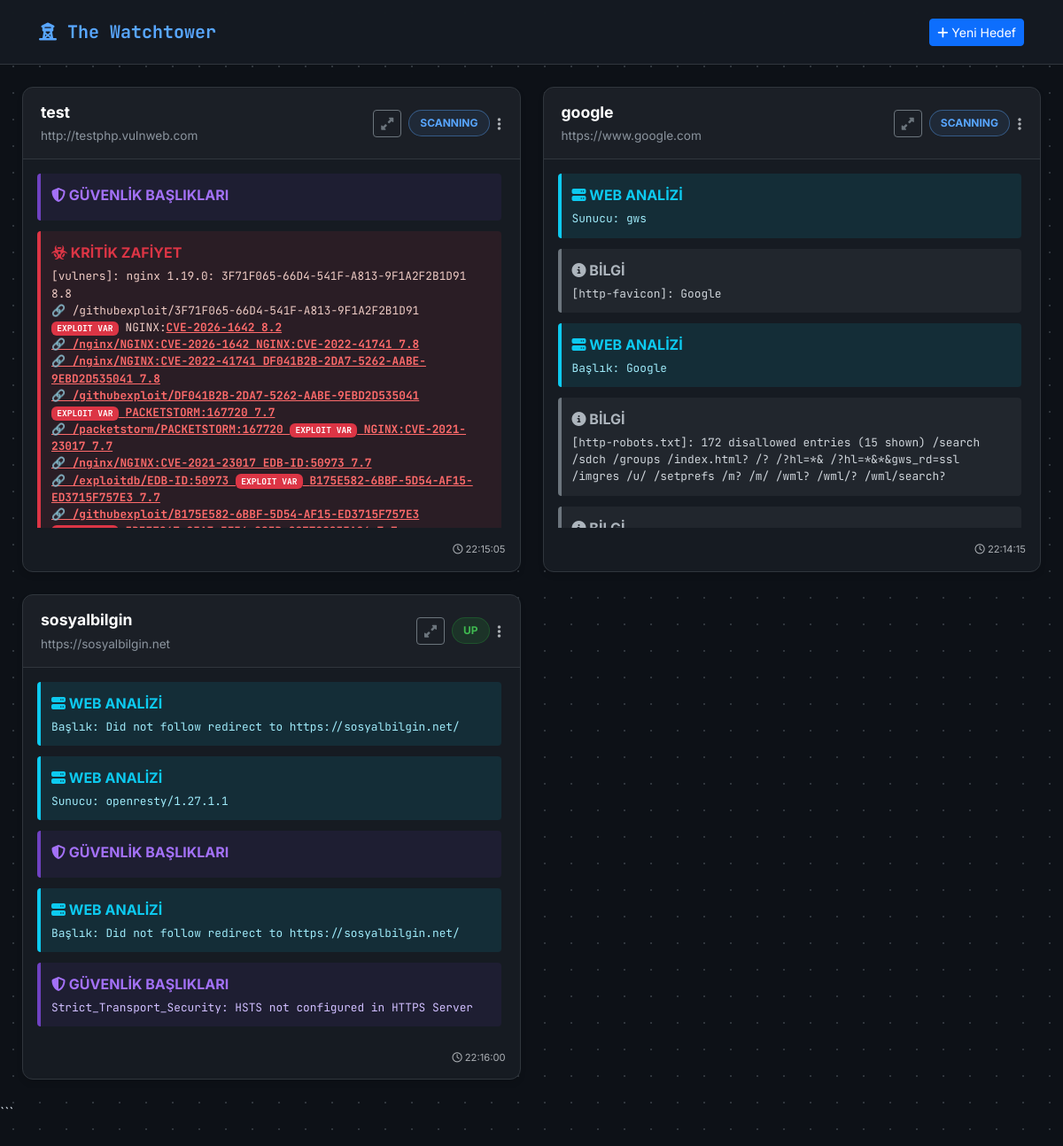
The page / on the database its author committed.
### modules/models.py (models this page shows)
class Target(SQLModel, table=True): # Veritabanı tablosu
    id: Optional[int] = Field(default=None, primary_key=True)
    name: str
    url: str
    interval: int = Field(default=60)
    status: str = Field(default="Bekleniyor") # UP, DOWN
    ssl_days: Optional[int] = Field(default=None) # Ssl sertifika kalan gün sayısı
    open_ports: Optional[str] = Field(default=None) # açık portlar
    vulns: Optional[str] = Field(default=None) # Bulunan zafiyetleri buraya yazacağız
    service_details: Optional[str] = Field(default=None) # Örn: "Apache 2.4.41 (Ubuntu)"
    last_check: Optional[datetime] = Field(default=None) # Son kontrol zamanı
    last_error: Optional[str] = Field(default=None) # Son hata mesajı

### main.py (the view)
@app.get("/", response_class=HTMLResponse)
async def read_dashboard(request: Request, db: Session = Depends(get_session)):
    targets = db.exec(select(Target)).all()
    context = {
        "request": request,
        "app_name": "The Watchtower",
        "targets": targets
    }
    return templates.TemplateResponse("dashboard.html", context)

### app/templates/dashboard.html (shortened to what this page needs)
<!DOCTYPE html>
<html lang="tr" data-bs-theme="dark">
<head>
    <link href="https://cdnjs.cloudflare.com/ajax/libs/bootstrap/5.3.2/css/bootstrap.min.css" rel="stylesheet">
    <link rel="stylesheet" href="https://cdnjs.cloudflare.com/ajax/libs/font-awesome/6.5.1/css/all.min.css">
</head>
<body>
    <nav class="navbar navbar-expand-lg navbar-dark sticky-top">
        <div class="container-fluid">
            <a class="navbar-brand" href="#"><i class="fa-solid fa-tower-observation"></i> {{ app_name }}</a>
            <button class="btn btn-primary btn-sm" data-bs-toggle="modal" data-bs-target="#addTargetModal">
                <i class="fa-solid fa-plus"></i> Yeni Hedef
            </button>
        </div>
    </nav>
    <div class="target-grid">
        {% for target in targets %}
        <div class="target-card {% if 'tara' in st or 'scan' in st %}scanning{% endif %}">
            <div class="card-header">
                <div>
                    <div style="font-weight:bold;color:white;font-size:1.1rem;">{{ target.name }}</div>
                    <a href="{{ target.url }}" target="_blank"
                        style="color:#8b949e;text-decoration:none;font-size:.85rem;">
                        {{ target.url }}
                    </a>
                </div>
                <div class="d-flex align-items-center gap-2">
                    <button class="btn btn-sm btn-outline-secondary" title="Detay" onclick="openDetailFromCard(this)">
                        <i class="fa-solid fa-up-right-and-down-left-from-center"></i>
                    </button>
                    {% if target.status and target.status.startswith("Taranıyor") %}
                    <span class="status-badge status-scan">
                        <span class="scan-text">SCANNING</span>
                    </span>
                    {% elif target.status and target.status.startswith("Aktif") %}
                    <span class="status-badge status-up">UP</span>
                    {% elif target.status and target.status.startswith("Hata") %}
                    <span class="status-badge status-down">DOWN</span>
                    {% else %}
                    <span class="status-badge status-down">DOWN</span>
                    {% endif %}
                    <div class="dropdown">
                        <button class="btn btn-link text-muted p-0" type="button" data-bs-toggle="dropdown">
                            <i class="fa-solid fa-ellipsis-vertical"></i>
                        </button>
                    </div>
                </div>
            </div>
            <div class="card-body p-3 flex-grow-1">
                {% if target.vulns %}
                <div class="vuln-container">
                    {% for vuln_item in target.vulns.split('|') %}
                    {% set clean_item = vuln_item
                    | replace('p80:','')
                    | replace('p443:','')
                    | replace('p25:','')
                    | replace('p8080:','')
                    | replace('vulners:','')
                    | replace('pDNS:','')
                    | replace('[mail_sec]:','')
                    %}
                    {% if 'CVE-' in vuln_item or 'vulners' in vuln_item %}
                    <div
                        style="background:rgba(220,53,69,.1);border-left:4px solid #dc3545;padding:12px;border-radius:4px;">
                        <strong style="color:#dc3545;display:block;margin-bottom:5px;">
                            <i class="fa-solid fa-biohazard"></i> KRİTİK ZAFİYET
                        </strong>
                        <div style="font-family:'JetBrains Mono',monospace;font-size:.8rem;color:#eecbc4;">
                            {{ clean_item
                            | replace('CVE-','<a href="https://www.google.com/search?q=CVE-" target="_blank"
                                style="color:#ff6b6b;font-weight:bold;text-decoration:underline;">CVE-')
                                | replace('*EXPLOIT*','<span class="badge bg-danger">EXPLOIT VAR</span>')
                                | replace('https://vulners.com','<br>🔗 ')
                                | safe
                                }}</a>
                        </div>
                    </div>
                    {% elif 'http-security-headers' in vuln_item|lower %}
                    <div
                        style="background:rgba(111,66,193,.1);border-left:4px solid #6f42c1;padding:12px;border-radius:4px;">
                        <strong style="color:#a371f7;display:block;margin-bottom:5px;">
                            <i class="fa-solid fa-shield-halved"></i> GÜVENLİK BAŞLIKLARI
                        </strong>
                        <div style="font-family:'JetBrains Mono',monospace;font-size:.8rem;color:#d0bfff;">
                            {{ clean_item
                            | replace('[http-security-headers]:','')
                            | replace('[http-security-headers]','')
                            | replace('http-security-headers:','')
                            | replace('Header:','<br>• <strong>Header:</strong>')
                            | replace('Description:','<br>&nbsp;&nbsp;Desc:')
                            | safe
                            }}
                        </div>
                    </div>
                    {% elif '[spf]' in vuln_item or '[dmarc]' in vuln_item %}
                    <div style="background:rgba(253, 126, 20, 0.1); border-left:4px solid #fd7e14; padding:12px; border-radius:4px;">
                        <strong style="color:#fd7e14; display:block; margin-bottom:5px;">
                            <i class="fa-solid fa-envelope-circle-check"></i> E-POSTA & DNS GÜVENLİĞİ
                        </strong>
                        <div style="font-family:'JetBrains Mono',monospace; font-size:.8rem; color:#dbdbdb;">
                            {{ clean_item
                            | replace('[spf]:', '<strong style="color:#fff"><i class="fa-solid fa-at"></i> SPF Kaydı:</strong>')
                            | replace('[dmarc]:', '<strong style="color:#fff"><i class="fa-solid fa-shield-dog"></i> DMARC Kaydı:</strong>')
                            | replace('EKSİK', '<span class="badge bg-danger">EKSİK</span>')
                            | replace('BAŞARILI', '<span class="badge bg-success">BAŞARILI</span>')
                            | safe
                            }}
                        </div>
                    </div>
                    {% elif 'ssl-cert' in vuln_item %}
                    <div
                        style="background:rgba(25,135,84,.1);border-left:4px solid #198754;padding:12px;border-radius:4px;">
                        <strong style="color:#20c997;display:block;margin-bottom:5px;">
                            <i class="fa-solid fa-lock"></i> SSL SERTİFİKASI
                        </strong>
                        <div style="font-family:'JetBrains Mono',monospace;font-size:.8rem;color:#a3cfbb;">
                            {{ clean_item | replace('[ssl-cert]:','') | safe }}
                        </div>
                    </div>
                    {% elif 'http-server' in vuln_item or 'http-title' in vuln_item %}
                    <div
                        style="background:rgba(13,202,240,.1);border-left:4px solid #0dcaf0;padding:12px;border-radius:4px;">
                        <strong style="color:#0dcaf0;display:block;margin-bottom:5px;">
                            <i class="fa-solid fa-server"></i> WEB ANALİZİ
                        </strong>
                        <div style="font-family:'JetBrains Mono',monospace;font-size:.8rem;color:#9eeaf9;">
                            {{ clean_item
                            | replace('[http-server-header]:','Sunucu:')
                            | replace('[http-title]:','Başlık:')
                            }}
                        </div>
                    </div>
                    {% else %}
                    <div
                        style="background:rgba(255,255,255,.05);border-left:4px solid #6c757d;padding:12px;border-radius:4px;">
                        <strong style="color:#adb5bd;display:block;margin-bottom:5px;">
                            <i class="fa-solid fa-info-circle"></i> BİLGİ
                        </strong>
                        <div style="font-family:'JetBrains Mono',monospace;font-size:.8rem;color:#ced4da;">
                            {{ clean_item }}
                        </div>
                    </div>
                    {% endif %}
                    {% endfor %}
                </div>
                {% endif %}
                <div class="text-end mt-3 text-muted" style="font-size:.7rem">
                    <i class="fa-regular fa-clock"></i>
                    {{ target.last_check.strftime('%H:%M:%S') if target.last_check else '-' }}
                </div>
            </div>
        </div>
        {% endfor %}
    </div>
</body>
</html>

### app/templates/dashboard.html (style rules this page uses)
:root { --bg-dark: #0d1117; --card-bg: #161b22; --border-color: #30363d; --accent-color: #58a6ff; }
body { background-color: var(--bg-dark); color: #c9d1d9; font-family: 'Inter', sans-serif; background-image: radial-gradient(#30363d 1px, transparent 1px); background-size: 30px 30px; padding-bottom: 50px; }
.navbar { background-color: rgba(22, 27, 34, .95); backdrop-filter: blur(10px); border-bottom: 1px solid var(--border-color); padding: 1rem 2rem; }
.navbar-brand { font-family: 'JetBrains Mono', monospace; font-weight: 700; color: var(--accent-color) !important; }
.target-grid { display: grid; grid-template-columns: repeat(auto-fill, minmax(400px, 1fr)); gap: 25px; padding: 25px; }
.target-card { background-color: var(--card-bg); border: 1px solid var(--border-color); border-radius: 12px; overflow: hidden; display: flex; flex-direction: column; box-shadow: 0 4px 6px rgba(0, 0, 0, .1); transition: transform .2s; }
.card-header { padding: 15px 20px; background: rgba(255, 255, 255, .02); border-bottom: 1px solid var(--border-color); display: flex; justify-content: space-between; align-items: center; }
.status-badge { padding: 5px 12px; border-radius: 20px; font-size: .75rem; font-weight: 700; text-transform: uppercase; }
.status-up { background: rgba(35, 134, 54, .2); color: #3fb950; border: 1px solid rgba(35, 134, 54, .4); }
.status-scan { background: rgba(88, 166, 255, 0.08); color: #58a6ff; border: 1px solid rgba(88, 166, 255, 0.4); position: relative; overflow: hidden; }
.status-scan::after { content: ""; position: absolute; top: 0; left: -40%; width: 40%; height: 100%; background: linear-gradient( 120deg, transparent, rgba(88,166,255,0.6), transparent ); animation: scan-glow 1.4s linear infinite; }
.scan-text::after { content: ""; animation: dots 1.5s steps(3, end) infinite; }
.vuln-container { display: flex; flex-direction: column; gap: 12px; max-height: 400px; overflow-y: auto; padding-right: 5px; }

### rows shown on the page
Target: name "test", url "http://testphp.vulnweb.com", status "SCANNING", google "[vulners]: nginx 1.19.0: 3F71F065-66D4-541F-A813-9F1A2F2B1D91 8.8 🔗 /githubexploit/3F71F065-66D4-541F-A813-9F1A2F2B1D91 EXPLOIT VAR NGINX: CVE-2026-1642 8.2 🔗 /nginx/NGINX: CVE-2026-1642 NGINX: CVE-2022-41741 7.8 🔗 /nginx/NGINX: CVE-2022-41741 DF041B2B-2DA7-5262-AABE-9EBD2D535041 7.8 🔗 /githubexploit/DF041B2B-2DA7-5262-AABE-9EBD2D535041 EXPLOIT VAR PACKETSTORM:167720 7.7 🔗 /packetstorm/PACKETSTORM:167720 EXPLOIT VAR NGINX: CVE-2021-23017 7.7 🔗 /nginx/NGINX: CVE-2021-23017 EDB-ID:50973 7.7 🔗 /exploitdb/EDB-ID:50973 EXPLOIT VAR B175E582-6BBF-5D54-AF15-ED3715F757E3 7.7 🔗 /githubexploit/B175E582-6BBF-5D54-AF15-ED3715F757E3", last_check "22:15:05"
Target: name "google", url "https://www.google.com", status "SCANNING", clean_item "Sunucu: gws" "Başlık: Google", clean_item "[http-favicon]: Google" "[http-robots.txt]: 172 disallowed entries (15 shown) /search /sdch /groups /index.html? /? /?hl=*& /?hl=*&*&gws_rd=ssl /imgres /u/ /setprefs /m? /m/ /wml? /wml/? /wml/search?", last_check "22:14:15"
Target: name "sosyalbilgin", url "https://sosyalbilgin.net", status "UP", clean_item "Başlık: Did not follow redirect to https://sosyalbilgin.net/" "Sunucu: openresty/1.27.1.1" "Başlık: Did not follow redirect to https://sosyalbilgin.net/", clean_item "Strict_Transport_Security: HSTS not configured in HTTPS Server", last_check "22:16:00"

### other values the page prints
{{ app_name }} "The Watchtower"
